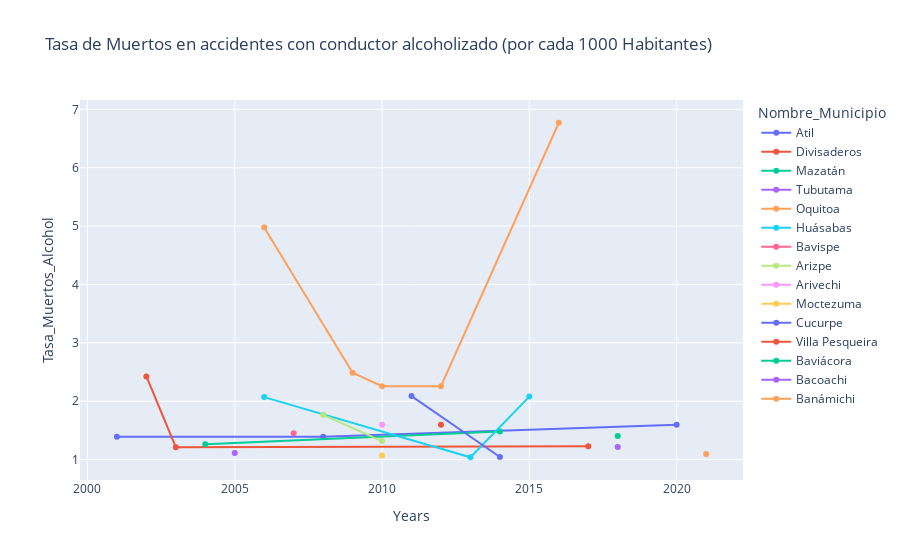

Write notebook code for a chart like this one.
### Markdown cell above
### Tasas

### Code cell
fig = px.line(df_Sonora_Tasa_Muertes_Al, x="Years", y="Tasa_Muertos_Alcohol", color="Nombre_Municipio", markers="True",
title="Tasa > 1 de Muertos en accidentes con conductor alcoholizado (por cada 1000 Habitantes) ")
fig.show()

### Figure 1 — Plotly figure (JSON) as saved in the notebook; plotly's stock layout.template omitted (floating-point values rounded to 4 significant figures)
{"data": [{"hovertemplate": "Nombre_Municipio=Atil<br>Years=%{x}<br>Tasa_Muertos_Alcohol=%{y}<extra></extra>", "legendgroup": "Atil", "line": {"color": "#636efa", "dash": "solid"}, "marker": {"symbol": "circle"}, "mode": "markers+lines", "name": "Atil", "orientation": "v", "showlegend": true, "type": "scatter", "x": [2001, 2008, 2020], "xaxis": "x", "y": [1.393, 1.393, 1.597], "yaxis": "y"}, {"hovertemplate": "Nombre_Municipio=Divisaderos<br>Years=%{x}<br>Tasa_Muertos_Alcohol=%{y}<extra></extra>", "legendgroup": "Divisaderos", "line": {"color": "#EF553B", "dash": "solid"}, "marker": {"symbol": "circle"}, "mode": "markers+lines", "name": "Divisaderos", "orientation": "v", "showlegend": true, "type": "scatter", "x": [2002, 2003, 2017], "xaxis": "x", "y": [2.424, 1.212, 1.23], "yaxis": "y"}, {"hovertemplate": "Nombre_Municipio=Mazatán<br>Years=%{x}<br>Tasa_Muertos_Alcohol=%{y}<extra></extra>", "legendgroup": "Mazatán", "line": {"color": "#00cc96", "dash": "solid"}, "marker": {"symbol": "circle"}, "mode": "markers+lines", "name": "Mazatán", "orientation": "v", "showlegend": true, "type": "scatter", "x": [2004, 2014], "xaxis": "x", "y": [1.263, 1.481], "yaxis": "y"}, {"hovertemplate": "Nombre_Municipio=Tubutama<br>Years=%{x}<br>Tasa_Muertos_Alcohol=%{y}<extra></extra>", "legendgroup": "Tubutama", "line": {"color": "#ab63fa", "dash": "solid"}, "marker": {"symbol": "circle"}, "mode": "markers+lines", "name": "Tubutama", "orientation": "v", "showlegend": true, "type": "scatter", "x": [2005], "xaxis": "x", "y": [1.112], "yaxis": "y"}, {"hovertemplate": "Nombre_Municipio=Oquitoa<br>Years=%{x}<br>Tasa_Muertos_Alcohol=%{y}<extra></extra>", "legendgroup": "Oquitoa", "line": {"color": "#FFA15A", "dash": "solid"}, "marker": {"symbol": "circle"}, "mode": "markers+lines", "name": "Oquitoa", "orientation": "v", "showlegend": true, "type": "scatter", "x": [2006, 2009, 2010, 2012, 2016], "xaxis": "x", "y": [4.975, 2.488, 2.257, 2.257, 6.772], "yaxis": "y"}, {"hovertemplate": "Nombre_Municipio=Huásabas<br>Years=%{x}<br>Tasa_Muertos_Alcohol=%{y}<extra></extra>", "legendgroup": "Huásabas", "line": {"color": "#19d3f3", "dash": "solid"}, "marker": {"symbol": "circle"}, "mode": "markers+lines", "name": "Huásabas", "orientation": "v", "showlegend": true, "type": "scatter", "x": [2006, 2013, 2015], "xaxis": "x", "y": [2.07, 1.04, 2.079], "yaxis": "y"}, {"hovertemplate": "Nombre_Municipio=Bavispe<br>Years=%{x}<br>Tasa_Muertos_Alcohol=%{y}<extra></extra>", "legendgroup": "Bavispe", "line": {"color": "#FF6692", "dash": "solid"}, "marker": {"symbol": "circle"}, "mode": "markers+lines", "name": "Bavispe", "orientation": "v", "showlegend": true, "type": "scatter", "x": [2007], "xaxis": "x", "y": [1.452], "yaxis": "y"}, {"hovertemplate": "Nombre_Municipio=Arizpe<br>Years=%{x}<br>Tasa_Muertos_Alcohol=%{y}<extra></extra>", "legendgroup": "Arizpe", "line": {"color": "#B6E880", "dash": "solid"}, "marker": {"symbol": "circle"}, "mode": "markers+lines", "name": "Arizpe", "orientation": "v", "showlegend": true, "type": "scatter", "x": [2008, 2010], "xaxis": "x", "y": [1.767, 1.317], "yaxis": "y"}, {"hovertemplate": "Nombre_Municipio=Arivechi<br>Years=%{x}<br>Tasa_Muertos_Alcohol=%{y}<extra></extra>", "legendgroup": "Arivechi", "line": {"color": "#FF97FF", "dash": "solid"}, "marker": {"symbol": "circle"}, "mode": "markers+lines", "name": "Arivechi", "orientation": "v", "showlegend": true, "type": "scatter", "x": [2010], "xaxis": "x", "y": [1.596], "yaxis": "y"}, {"hovertemplate": "Nombre_Municipio=Moctezuma<br>Years=%{x}<br>Tasa_Muertos_Alcohol=%{y}<extra></extra>", "legendgroup": "Moctezuma", "line": {"color": "#FECB52", "dash": "solid"}, "marker": {"symbol": "circle"}, "mode": "markers+lines", "name": "Moctezuma", "orientation": "v", "showlegend": true, "type": "scatter", "x": [2010], "xaxis": "x", "y": [1.068], "yaxis": "y"}, {"hovertemplate": "Nombre_Municipio=Cucurpe<br>Years=%{x}<br>Tasa_Muertos_Alcohol=%{y}<extra></extra>", "legendgroup": "Cucurpe", "line": {"color": "#636efa", "dash": "solid"}, "marker": {"symbol": "circle"}, "mode": "markers+lines", "name": "Cucurpe", "orientation": "v", "showlegend": true, "type": "scatter", "x": [2011, 2014], "xaxis": "x", "y": [2.088, 1.044], "yaxis": "y"}, {"hovertemplate": "Nombre_Municipio=Villa Pesqueira<br>Years=%{x}<br>Tasa_Muertos_Alcohol=%{y}<extra></extra>", "legendgroup": "Villa Pesqueira", "line": {"color": "#EF553B", "dash": "solid"}, "marker": {"symbol": "circle"}, "mode": "markers+lines", "name": "Villa Pesqueira", "orientation": "v", "showlegend": true, "type": "scatter", "x": [2012], "xaxis": "x", "y": [1.595], "yaxis": "y"}, {"hovertemplate": "Nombre_Municipio=Baviácora<br>Years=%{x}<br>Tasa_Muertos_Alcohol=%{y}<extra></extra>", "legendgroup": "Baviácora", "line": {"color": "#00cc96", "dash": "solid"}, "marker": {"symbol": "circle"}, "mode": "markers+lines", "name": "Baviácora", "orientation": "v", "showlegend": true, "type": "scatter", "x": [2018], "xaxis": "x", "y": [1.404], "yaxis": "y"}, {"hovertemplate": "Nombre_Municipio=Bacoachi<br>Years=%{x}<br>Tasa_Muertos_Alcohol=%{y}<extra></extra>", "legendgroup": "Bacoachi", "line": {"color": "#ab63fa", "dash": "solid"}, "marker": {"symbol": "circle"}, "mode": "markers+lines", "name": "Bacoachi", "orientation": "v", "showlegend": true, "type": "scatter", "x": [2018], "xaxis": "x", "y": [1.215], "yaxis": "y"}, {"hovertemplate": "Nombre_Municipio=Banámichi<br>Years=%{x}<br>Tasa_Muertos_Alcohol=%{y}<extra></extra>", "legendgroup": "Banámichi", "line": {"color": "#FFA15A", "dash": "solid"}, "marker": {"symbol": "circle"}, "mode": "markers+lines", "name": "Banámichi", "orientation": "v", "showlegend": true, "type": "scatter", "x": [2021], "xaxis": "x", "y": [1.096], "yaxis": "y"}], "layout": {"legend": {"title": {"text": "Nombre_Municipio"}, "tracegroupgap": 0}, "title": {"text": "Tasa de Muertos en accidentes con conductor alcoholizado (por cada 1000 Habitantes) "}, "xaxis": {"anchor": "y", "domain": [0, 1], "title": {"text": "Years"}}, "yaxis": {"anchor": "x", "domain": [0, 1], "title": {"text": "Tasa_Muertos_Alcohol"}}}}
